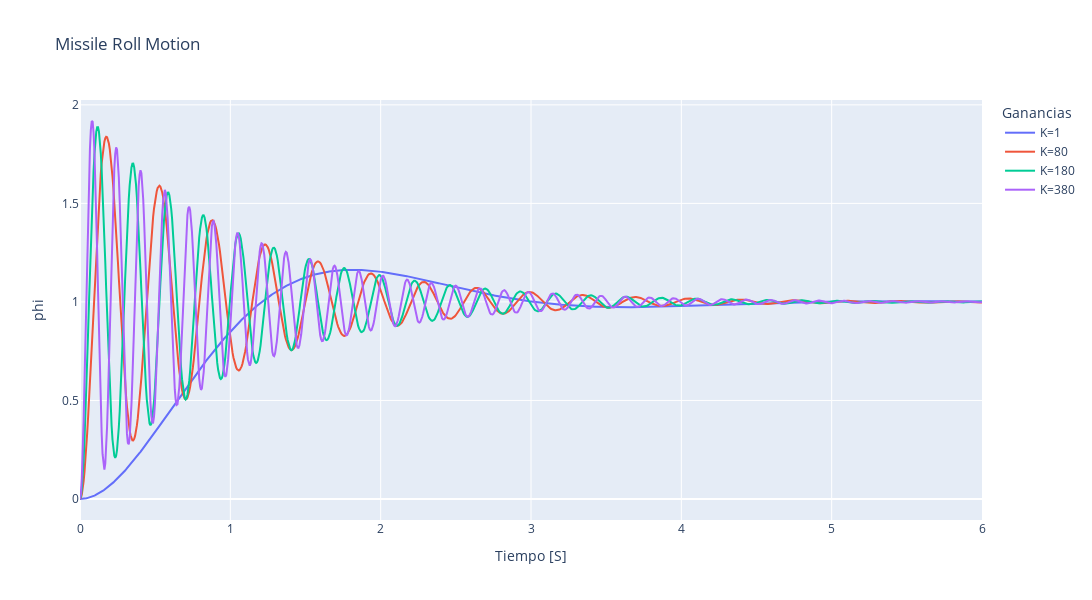

Write notebook code for a chart like this one.
### Code cell
import plotly.graph_objects as go
import pandas as pd

df = pd.DataFrame({'t': T, 'y': y,'t80': T80, 'y80': y80,'t180': T180, 'y180': y180,'t380': T380, 'y380': y380})

fig = go.Figure()
fig.add_trace(go.Scatter(x=df['t'], y=df['y'], mode='lines', name='K=1'))
fig.add_trace(go.Scatter(x=df['t'], y=df['y80'], mode='lines', name='K=80'))
fig.add_trace(go.Scatter(x=df['t'], y=df['y180'], mode='lines', name='K=180'))
fig.add_trace(go.Scatter(x=df['t'], y=df['y380'], mode='lines', name='K=380'))
fig.update_layout(autosize=False,
                  width=1200,
                  height=600,
                  title='Missile Roll Motion',
                  xaxis_title='Tiempo [S]',
                  yaxis_title='phi',
                  legend_title='Ganancias',
                  showlegend=True)
fig.show()

### Figure 1 — Plotly figure (JSON) as saved in the notebook; plotly's stock layout.template omitted (floating-point values rounded to 4 significant figures; data arrays with more than 128 entries replaced by an {"elided": "..."} marker saying what was removed)
{"data": [{"mode": "lines", "name": "K=1", "type": "scatter", "x": {"elided": "1000 float values"}, "y": {"elided": "1000 float values"}}, {"mode": "lines", "name": "K=80", "type": "scatter", "x": {"elided": "1000 float values"}, "y": {"elided": "1000 float values"}}, {"mode": "lines", "name": "K=180", "type": "scatter", "x": {"elided": "1000 float values"}, "y": {"elided": "1000 float values"}}, {"mode": "lines", "name": "K=380", "type": "scatter", "x": {"elided": "1000 float values"}, "y": {"elided": "1000 float values"}}], "layout": {"autosize": false, "height": 600, "legend": {"title": {"text": "Ganancias"}}, "showlegend": true, "title": {"text": "Missile Roll Motion"}, "width": 1200, "xaxis": {"title": {"text": "Tiempo [S]"}}, "yaxis": {"title": {"text": "phi"}}}}
